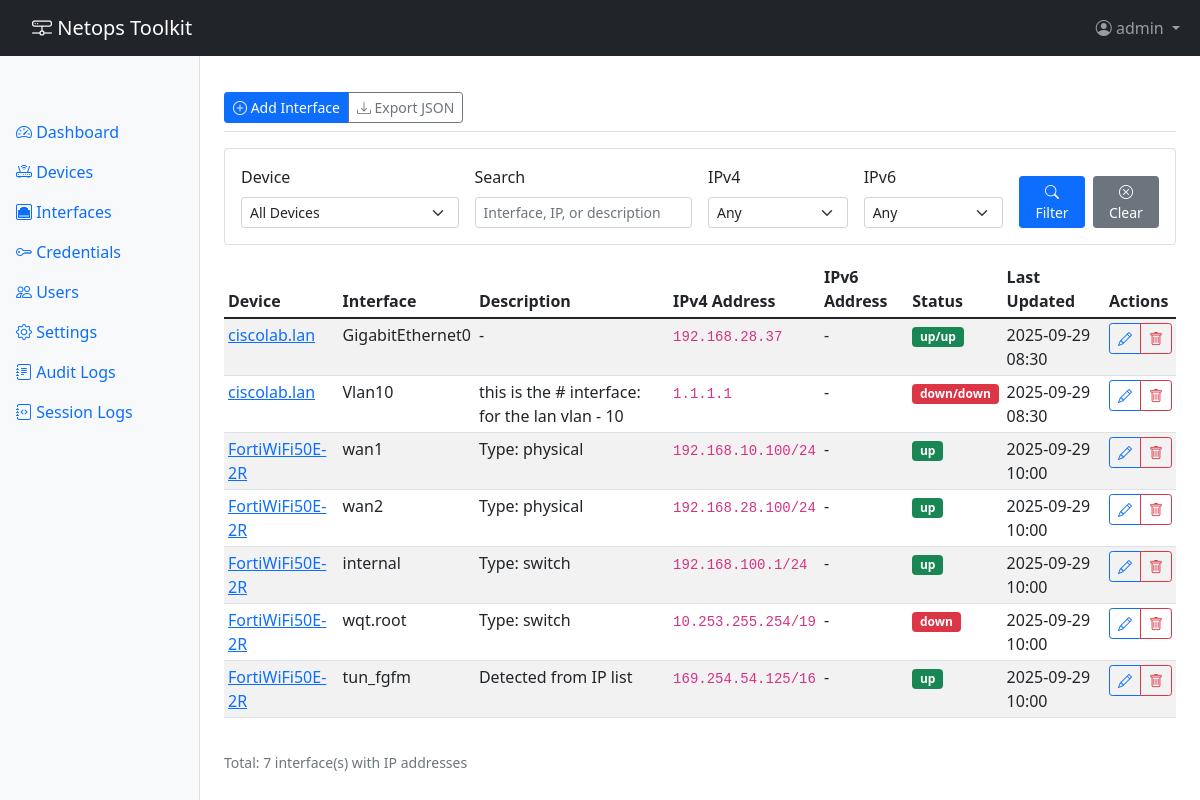
The page /interfaces/ (signed in) on the database its author committed.
### app/models.py (models this page shows, shortened)
class User(UserMixin, db.Model):
    __tablename__ = 'users'
    id = db.Column(db.Integer, primary_key=True)
    username = db.Column(db.String(80), unique=True, nullable=False)
    email = db.Column(db.String(120), unique=True, nullable=True)
    password_hash = db.Column(db.String(255), nullable=True)  # Null for TACACS users
    auth_type = db.Column(db.String(20), nullable=False, default='local')  # 'local' or 'tacacs'
    is_active = db.Column(db.Boolean, default=True)
    is_admin = db.Column(db.Boolean, default=False)
    created_at = db.Column(db.DateTime, default=datetime.utcnow)
    last_login = db.Column(db.DateTime)
    audit_logs = db.relationship('AuditLog', backref='user', lazy='dynamic')

class Interface(db.Model):
    __tablename__ = 'interfaces'
    id = db.Column(db.Integer, primary_key=True)
    device_id = db.Column(db.Integer, db.ForeignKey('devices.id'), nullable=False)
    name = db.Column(db.String(100), nullable=False)
    description = db.Column(db.String(255))
    ipv4_address = db.Column(db.String(18))  # xxx.xxx.xxx.xxx/xx
    ipv6_address = db.Column(db.String(45))  # Full IPv6 with prefix
    status = db.Column(db.String(20))  # up, down, administratively down
    source = db.Column(db.String(20), default='collected', nullable=False)  # 'collected' or 'manual'
    last_updated = db.Column(db.DateTime, default=datetime.utcnow)
    created_at = db.Column(db.DateTime, default=datetime.utcnow)
    __table_args__ = (
        db.UniqueConstraint('device_id', 'name', name='_device_interface_uc'),
    )

class Device(db.Model):
    __tablename__ = 'devices'
    id = db.Column(db.Integer, primary_key=True)
    hostname = db.Column(db.String(255), unique=True, nullable=False)
    ip_address = db.Column(db.String(45), nullable=False)  # Supports IPv6
    vendor = db.Column(db.String(50), nullable=False)  # cisco_ios, cisco_nxos, cisco_iosxr, paloalto, fortigate
    is_reachable = db.Column(db.Boolean, default=True)
    last_reachability_check = db.Column(db.DateTime)
    last_successful_connection = db.Column(db.DateTime)
    last_error = db.Column(db.Text)
    created_at = db.Column(db.DateTime, default=datetime.utcnow)
    updated_at = db.Column(db.DateTime, default=datetime.utcnow, onupdate=datetime.utcnow)
    interfaces = db.relationship('Interface', backref='device', lazy='dynamic', cascade='all, delete-orphan')
    audit_logs = db.relationship('AuditLog', backref='device', lazy='dynamic')

### app/routes/interface_routes.py (the view, shortened to what this page needs)
@interface_bp.route('/')
@login_required
def list_interfaces():
    device_id = request.args.get('device_id')
    search = request.args.get('search')
    status = request.args.get('status')
    has_ipv4 = request.args.get('has_ipv4')
    has_ipv6 = request.args.get('has_ipv6')
    query = Interface.query.join(Device)
    if device_id:
        query = query.filter(Interface.device_id == device_id)
    if status:
        query = query.filter(Interface.status == status)
    if has_ipv4 == 'yes':
        query = query.filter(Interface.ipv4_address.isnot(None))
    elif has_ipv4 == 'no':
        query = query.filter(Interface.ipv4_address.is_(None))
    if has_ipv6 == 'yes':
        query = query.filter(Interface.ipv6_address.isnot(None))
    elif has_ipv6 == 'no':
        query = query.filter(Interface.ipv6_address.is_(None))
    interfaces = query.all()
    devices = Device.query.all()
    return render_template('interfaces/list.html',
                         interfaces=interfaces,
                         devices=devices,
                         filters={
                             'device_id': device_id,
                             'search': search,
                             'status': status,
                             'has_ipv4': has_ipv4,
                             'has_ipv6': has_ipv6
                         })

### app/templates/interfaces/list.html (shortened to what this page needs)
{% extends "base.html" %}
{% block content %}
<div class="d-flex justify-content-between flex-wrap flex-md-nowrap align-items-center pt-3 pb-2 mb-3 border-bottom">
    <div class="btn-toolbar mb-2 mb-md-0">
        <div class="btn-group me-2">
            <a href="{{ url_for('interfaces.add_interface') }}" class="btn btn-sm btn-primary">
                <i class="bi bi-plus-circle"></i> Add Interface
            </a>
            <a href="{{ url_for('interfaces.api_export') }}" class="btn btn-sm btn-outline-secondary">
                <i class="bi bi-download"></i> Export JSON
            </a>
        </div>
    </div>
</div>
<div class="card mb-3">
    <div class="card-body">
        <form method="GET" action="{{ url_for('interfaces.list_interfaces') }}" class="row g-3">
            <div class="col-md-3">
                <label for="device_id" class="form-label">Device</label>
                <select class="form-select form-select-sm" id="device_id" name="device_id">
                    <option value="">All Devices</option>
                </select>
            </div>
            <div class="col-md-3">
                <label for="search" class="form-label">Search</label>
                <input type="text" class="form-control form-control-sm" id="search" name="search"
                       value="{{ filters.search or '' }}" placeholder="Interface, IP, or description">
            </div>
            <div class="col-md-2">
                <label for="has_ipv4" class="form-label">IPv4</label>
                <select class="form-select form-select-sm" id="has_ipv4" name="has_ipv4">
                    <option value="">Any</option>
                </select>
            </div>
            <div class="col-md-2">
                <label for="has_ipv6" class="form-label">IPv6</label>
                <select class="form-select form-select-sm" id="has_ipv6" name="has_ipv6">
                    <option value="">Any</option>
                </select>
            </div>
            <div class="col-md-2 d-flex align-items-end">
                <button type="submit" class="btn btn-primary btn-sm me-2">
                    <i class="bi bi-search"></i> Filter
                </button>
                <a href="{{ url_for('interfaces.list_interfaces') }}" class="btn btn-secondary btn-sm">
                    <i class="bi bi-x-circle"></i> Clear
                </a>
            </div>
        </form>
    </div>
</div>
<div class="table-responsive">
    <table class="table table-striped table-hover table-sm">
        <thead>
            <tr>
                <th>Device</th>
                <th>Interface</th>
                <th>Description</th>
                <th>IPv4 Address</th>
                <th>IPv6 Address</th>
                <th>Status</th>
                <th>Last Updated</th>
                <th>Actions</th>
            </tr>
        </thead>
        <tbody>
            {% for interface in interfaces %}
            <tr>
                <td>
                    <a href="{{ url_for('interfaces.device_interfaces', device_id=interface.device.id) }}">
                        {{ interface.device.hostname }}
                    </a>
                </td>
                <td>{{ interface.name }}</td>
                <td>{{ interface.description or '-' }}</td>
                <td>
                    {% if interface.ipv4_address %}
                    <code>{{ interface.ipv4_address }}</code>
                    {% else %}
                    -
                    {% endif %}
                </td>
                <td>
                    {% if interface.ipv6_address %}
                    <code class="small">{{ interface.ipv6_address }}</code>
                    {% else %}
                    -
                    {% endif %}
                </td>
                <td>
                    {% if 'up' in interface.status.lower() %}
                    <span class="badge bg-success">{{ interface.status }}</span>
                    {% elif 'down' in interface.status.lower() %}
                    <span class="badge bg-danger">{{ interface.status }}</span>
                    {% else %}
                    <span class="badge bg-secondary">{{ interface.status }}</span>
                    {% endif %}
                </td>
                <td>{{ interface.last_updated.strftime('%Y-%m-%d %H:%M') if interface.last_updated else '-' }}</td>
                <td>
                    <div class="btn-group btn-group-sm" role="group">
                        <a href="{{ url_for('interfaces.edit_interface', interface_id=interface.id) }}"
                           class="btn btn-outline-primary" title="Edit Interface">
                            <i class="bi bi-pencil"></i>
                        </a>
                        <button type="button" class="btn btn-outline-danger"
                                onclick="deleteInterface({{ interface.id }}, '{{ interface.name }}')"
                                title="Delete Interface">
                            <i class="bi bi-trash"></i>
                        </button>
                    </div>
                </td>
            </tr>
            {% else %}
            <tr>
                <td colspan="8" class="text-center text-muted">
                    No interfaces found. Try collecting from devices first.
                </td>
            </tr>
            {% endfor %}
        </tbody>
    </table>
</div>
<div class="mt-3">
    <small class="text-muted">
        Total: {{ interfaces|length }} interface(s) with IP addresses
    </small>
</div>
{% endblock %}

### app/templates/base.html (shortened to what this page needs)
<!DOCTYPE html>
<html lang="en">
<head>
    <link href="https://cdn.jsdelivr.net/npm/bootstrap@5.1.3/dist/css/bootstrap.min.css" rel="stylesheet">
    <link href="https://cdn.jsdelivr.net/npm/bootstrap-icons@1.7.2/font/bootstrap-icons.css" rel="stylesheet">
</head>
<body>
    <nav class="navbar navbar-expand-lg navbar-dark bg-dark fixed-top">
        <div class="container-fluid">
            <a class="navbar-brand" href="{{ url_for('main.index') }}">
                <i class="bi bi-hdd-network"></i> Netops Toolkit
            </a>
            <div class="collapse navbar-collapse" id="navbarNav">
                <ul class="navbar-nav ms-auto">
                    {% if current_user.is_authenticated %}
                    <li class="nav-item dropdown">
                        <a class="nav-link dropdown-toggle" href="#" id="userDropdown" role="button" data-bs-toggle="dropdown">
                            <i class="bi bi-person-circle"></i> {{ current_user.username }}
                        </a>
                    </li>
                    {% endif %}
                </ul>
            </div>
        </div>
    </nav>
    <div class="container-fluid">
        <div class="row">
            {% if current_user.is_authenticated %}
            <nav class="col-md-2 d-md-block bg-light sidebar">
                <div class="sidebar-sticky">
                    <ul class="nav flex-column">
                        <li class="nav-item">
                            <a class="nav-link {% if request.endpoint == 'main.dashboard' %}active{% endif %}" href="{{ url_for('main.dashboard') }}">
                                <i class="bi bi-speedometer2"></i> Dashboard
                            </a>
                        </li>
                        <li class="nav-item">
                            <a class="nav-link {% if 'devices' in request.endpoint %}active{% endif %}" href="{{ url_for('devices.list_devices') }}">
                                <i class="bi bi-router"></i> Devices
                            </a>
                        </li>
                        <li class="nav-item">
                            <a class="nav-link {% if 'interfaces' in request.endpoint %}active{% endif %}" href="{{ url_for('interfaces.list_interfaces') }}">
                                <i class="bi bi-ethernet"></i> Interfaces
                            </a>
                        </li>
                        <li class="nav-item">
                            <a class="nav-link {% if 'credentials' in request.endpoint %}active{% endif %}" href="{{ url_for('credentials.list_credentials') }}">
                                <i class="bi bi-key"></i> Credentials
                            </a>
                        </li>
                        {% if current_user.is_admin %}
                        <li class="nav-item">
                            <a class="nav-link {% if 'users' in request.endpoint %}active{% endif %}" href="{{ url_for('auth.users') }}">
                                <i class="bi bi-people"></i> Users
                            </a>
                        </li>
                        <li class="nav-item">
                            <a class="nav-link {% if 'settings' in request.endpoint %}active{% endif %}" href="{{ url_for('settings.index') }}">
                                <i class="bi bi-gear"></i> Settings
                            </a>
                        </li>
                        <li class="nav-item">
                            <a class="nav-link {% if 'audit' in request.endpoint %}active{% endif %}" href="{{ url_for('settings.audit_logs') }}">
                                <i class="bi bi-journal-text"></i> Audit Logs
                            </a>
                        </li>
                        <li class="nav-item">
                            <a class="nav-link {% if 'session_logs' in request.endpoint %}active{% endif %}" href="{{ url_for('session_logs.index') }}">
                                <i class="bi bi-journal-code"></i> Session Logs
                            </a>
                        </li>
                        {% endif %}
                    </ul>
                </div>
            </nav>
            {% endif %}
            <main class="{% if current_user.is_authenticated %}col-md-9 ms-sm-auto col-lg-10 px-md-4{% else %}col-12{% endif %}">
                {% block content %}{% endblock %}
            </main>
        </div>
    </div>
</body>
</html>

### app/templates/base.html (style rules this page uses)
body { padding-top: 56px; }
.sidebar { position: fixed; top: 56px; bottom: 0; left: 0; z-index: 100; padding: 48px 0 0; box-shadow: inset -1px 0 0 rgba(0, 0, 0, .1); }
.sidebar-sticky { position: sticky; top: 0; height: calc(100vh - 56px); padding-top: .5rem; overflow-x: hidden; overflow-y: auto; }
main { padding-top: 20px; }
.navbar-brand { padding-left: 20px; }

### rows shown on the page
User: username "admin"
Interface: device.hostname "ciscolab.lan", name "GigabitEthernet0", description "-", ipv4_address "192.168.28.37", status "up/up", last_updated "2025-09-29 08:30"
Interface: device.hostname "ciscolab.lan", name "Vlan10", description "this is the # interface: for the lan vlan - 10", ipv4_address "1.1.1.1", status "down/down", last_updated "2025-09-29 08:30"
Interface: device.hostname "FortiWiFi50E-2R", name "wan1", description "Type: physical", ipv4_address "192.168.10.100/24", status "up", last_updated "2025-09-29 10:00"
Interface: device.hostname "FortiWiFi50E-2R", name "wan2", description "Type: physical", ipv4_address "192.168.28.100/24", status "up", last_updated "2025-09-29 10:00"
Interface: device.hostname "FortiWiFi50E-2R", name "internal", description "Type: switch", ipv4_address "192.168.100.1/24", status "up", last_updated "2025-09-29 10:00"
Interface: device.hostname "FortiWiFi50E-2R", name "wqt.root", description "Type: switch", ipv4_address "10.253.255.254/19", status "down", last_updated "2025-09-29 10:00"
Interface: device.hostname "FortiWiFi50E-2R", name "tun_fgfm", description "Detected from IP list", ipv4_address "169.254.54.125/16", status "up", last_updated "2025-09-29 10:00"

### other values the page prints
{{ interfaces|length }} "7"
